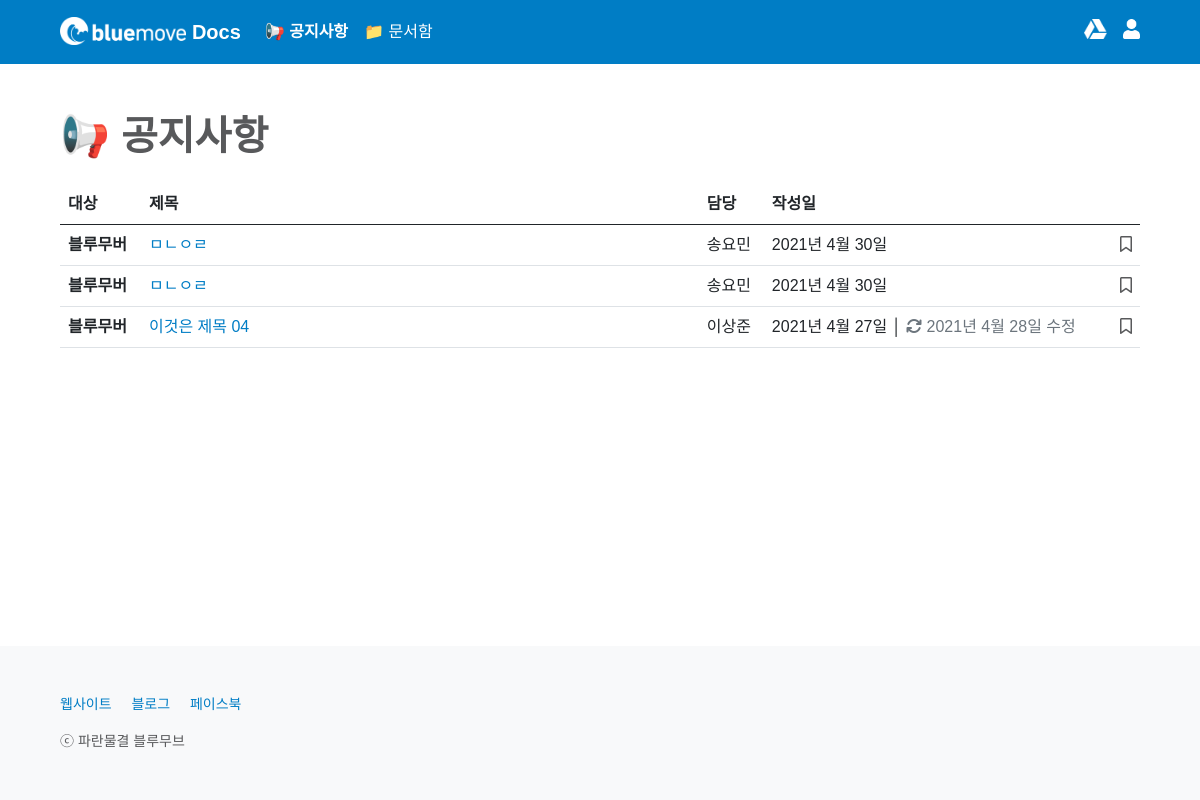
The page /notice/ (signed in) on the database as committed earlier.
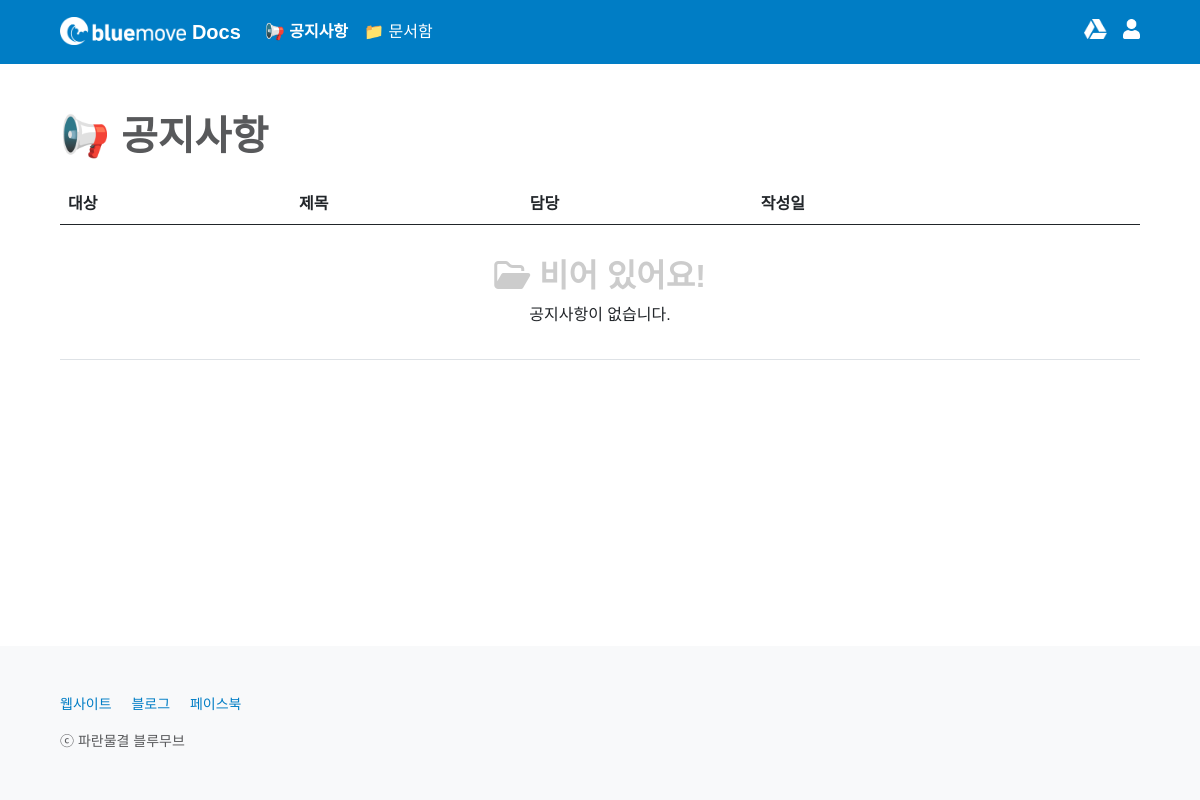
The same page on the database as committed later.
### notice/models.py (models this page shows, shortened)
class Notice(models.Model):
    CATEGORY_CHOICES = {
        ('bluemover', '블루무버'),
        ('guest', '게스트'),
    }
    title = models.CharField(max_length = 50)
    old_title = models.CharField(max_length = 50, null=True, blank=True)
    writer = models.ForeignKey(User, on_delete=models.CASCADE)
    category = models.CharField(max_length = 50, choices = CATEGORY_CHOICES)
    channel_id = models.CharField(max_length = 50)
    channel_name = models.CharField(max_length = 50)
    content = RichTextField()
    image = models.ImageField(upload_to='images/', null=True, blank=True)
    created_at = models.DateField(auto_now_add = True)
    updated_at = models.DateField(auto_now = True)
    favorite_user_set = models.ManyToManyField(User, blank=True, related_name="favorite_user_set", through="Favorite")

### notice/views.py (the view)
# urls.py: path('', main, name='main'),
def main(request):
    if request.user.is_authenticated:
        profile = Profile.objects.get(user=request.user)
        if not profile.info_update_flag == True:
            return redirect('users:write_info', request.user.id)
        else:
            None
    else:
        None
    all_notices = Notice.objects.all().order_by('-id')
    page = request.GET.get('page', 1)
    paginator = Paginator(all_notices, 10)
    try:
        all_notices = paginator.page(page)
    except PageNotAnInteger:
        all_notices = paginator.page(1)
    except EmptyPage:
        all_notices = paginator.page(paginator.num_pages)
    return render(request, 'notice/main.html', {'all_notices': all_notices})

### notice/templates/notice/main.html (shortened to what this page needs)
{% extends 'base.html' %}
{% block content %}
{% include 'shared/_navbar4notice.html' %}
<main class="px-2 px-md-5">
    <div class="container-md mt-5">
        <h1 class="mb-4" style="font-weight: 600; color: #58595B;">📢 공지사항</h1>
        {% include 'shared/_noticetable.html' %}
    </div>
</main>
{% endblock %}

### home/templates/shared/_noticetable.html (shortened to what this page needs)
<div class="table-responsive" id="noticetable-table">
    <table class="table">
        <thead>
            <tr>
                <th scope="col">대상</th>
                <th scope="col">제목</th>
                <th scope="col">담당</th>
                <th scope="col">작성일</th>
                <th class="text-end" scope="col"></th>
            </tr>
        </thead>
        <tbody>
            {% for notice in all_notices %}
            <tr>
                <th scope="row">
                {% if notice.category == 'bluemover' %}
                    블루무버
                {% elif notice.category == 'guest' %}
                    게스트
                {% else %}
                    알 수 없음
                {% endif %}
                </th>
                <td><a href="{% url 'notice:read' notice.id %}{{ request.get_full_path|cut:request.path }}" style="word-break: break-word; overflow: hidden; text-overflow: ellipsis; width: 500px; display: -webkit-box; -webkit-line-clamp: 1; -webkit-box-orient: vertical;">{{ notice.title }}</a></td>
                <td>
                    {{ notice.writer.last_name }}{{ notice.writer.first_name }}
                </td>
                <td>
                    {% if notice.created_at == notice.updated_at %}
                    {{ notice.created_at }}
                    {% else %}
                    {{ notice.created_at }} │ <span style="color: #6C757D;"><i class="fas fa-sync"></i> {{ notice.updated_at }} 수정</span>
                    {% endif %}
                </td>
                <td>
                    {% if user.is_authenticated %}
                    <div class="text-end">
                        {% if not request.path == '/notice/' %}
                        <a class="bookmark no-pointer" style="" href="{% url 'notice:notice_favorite' notice.id %}?next={{ request.get_full_path }}#noticeTablePosition">
                        {% else %}
                        <a class="bookmark no-pointer" style="" href="{% url 'notice:notice_favorite' notice.id %}?next={{ request.get_full_path }}">
                        {% endif %}
                            {% if user in notice.favorite_user_set.all %}
                            <i class="fas fa-bookmark"></i>
                            {% else %}
                            <i class="far fa-bookmark"></i>
                            {% endif %}
                        </a>
                    </div>
                    {% endif %}
                </td>
            </tr>
            {% empty %}
            <tr>
                <td colspan="5">
                    <div class="text-center"><br><h2 style="color: #CCCCCC; font-weight: 600;"><i class="far fa-folder-open"></i> 비어 있어요!</h2><p class="mb-4">공지사항이 없습니다.</p></div>
                </td>
            </tr>
            {% endfor %}
        </tbody>
    </table>
</div>

Rows that differ between the two databases and show on the page:
removed Notice: category "블루무버", title "ㅁㄴㅇㄹ", writer.last_name "송", writer.first_name "요민", created_at "2021년 4월 30일"
removed Notice: category "블루무버", title "ㅁㄴㅇㄹ", writer.last_name "송", writer.first_name "요민", created_at "2021년 4월 30일"
removed Notice: category "블루무버", title "이것은 제목 04", writer.last_name "이", writer.first_name "상준", created_at "2021년 4월 27일", updated_at "2021년 4월 28일"
Other text that changed with them:
text now shown: "비어 있어요! 공지사항이 없습니다."
